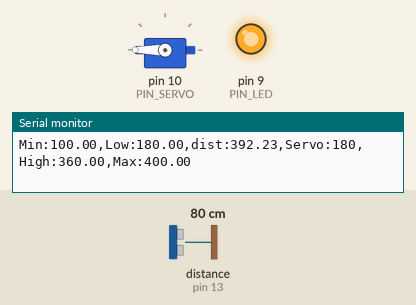
This sketch was run on a simulated Arduino Uno, built with avr-gcc and run on an emulated ATmega328P. On the bench: servo, output pins drawn as LEDs (lit = HIGH), the last lines printed to the serial monitor. Wiring (inferred from the names in the program): ultrasonic range finder: trigger pin 12; echo pin 13. The inputs (shaded band) are chosen by the test bench; at power-on: distance to the obstacle (sensor on pin 13) 80 cm. The echo pulse lasts 58.3 µs per cm; pins used as bus, display or sensor lines are not drawn.

Above: at 1.2 s.
1.3 s: distance to the obstacle (sensor on pin 13) set to 44 cm
2.8 s: distance to the obstacle (sensor on pin 13) set to 36 cm
At 3.7 s:
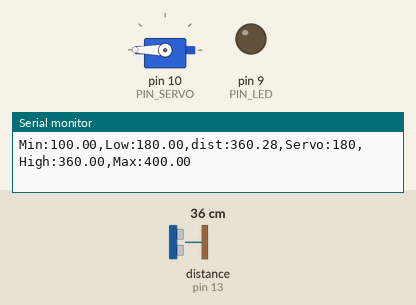
4.3 s: distance to the obstacle (sensor on pin 13) set to 2 cm
At 5.4 s:
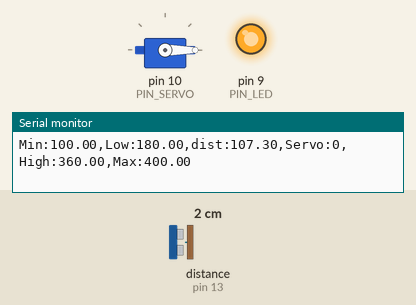
5.9 s: distance to the obstacle (sensor on pin 13) set to 35 cm
At 6.05 s:
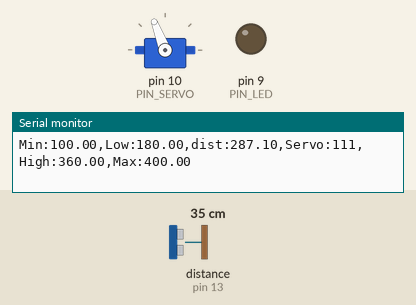
8.9 s: distance to the obstacle (sensor on pin 13) set to 9 cm
At 10.2 s:
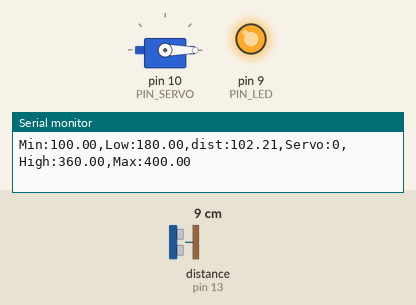
10.5 s: distance to the obstacle (sensor on pin 13) set to 18 cm
At 11.9 s:
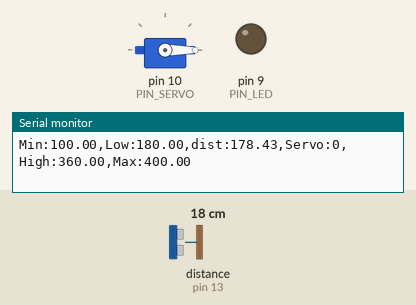
Timing chart, 0 to 13.0 s (numbered marks = the images above; inputs shaded):
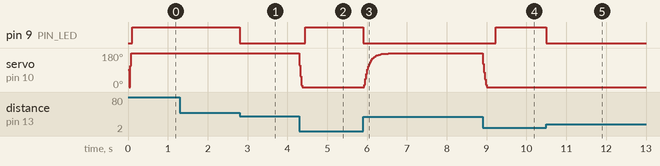

The sketch:

11_example_1.ino
```cpp
#include <Servo.h>

// Arduino pin assignment
#define PIN_LED   9   // LED active-low
#define PIN_TRIG  12  // sonar sensor TRIGGER
#define PIN_ECHO  13  // sonar sensor ECHO
#define PIN_SERVO 10  // servi motor

// configurable parameters for sonar
#define SND_VEL 346.0     // sound velocity at 24 celsius degree (unit: m/sec)
#define INTERVAL 25      // sampling interval (unit: msec)
#define PULSE_DURATION 10 // ultra-sound Pulse Duration (unit: usec)
#define _DIST_MIN 100.0   // minimum distance to be measured (unit: mm)
#define _DIST_MAX 400.0   // maximum distance to be measured (unit: mm)

#define TIMEOUT ((INTERVAL / 2) * 1000.0) // maximum echo waiting time (unit: usec)
#define SCALE (0.001 * 0.5 * SND_VEL) // coefficent to convert duration to distance

#define _EMA_ALPHA 0.2    // EMA weight of new sample (range: 0 to 1)
                          // Setting EMA to 1 effectively disables EMA filter.

// Target Distance
#define _TARGET_LOW  180.0
#define _TARGET_HIGH 360.0

// duty duration for myservo.writeMicroseconds()
// NEEDS TUNING (servo by servo)

#define _DUTY_MIN 500 // servo full clockwise position (0 degree)
#define _DUTY_NEU 1480 // servo neutral position (90 degree)
#define _DUTY_MAX 2500 // servo full counterclockwise position (180 degree)

// global variables
float  dist_ema, dist_prev = _DIST_MAX; // unit: mm
unsigned long last_sampling_time; // unit: ms

Servo myservo;

void setup() {
  // initialize GPIO pins
  pinMode(PIN_LED, OUTPUT);
  pinMode(PIN_TRIG, OUTPUT);  // sonar TRIGGER
  pinMode(PIN_ECHO, INPUT);   // sonar ECHO
  digitalWrite(PIN_TRIG, LOW);  // turn-off Sonar

  myservo.attach(PIN_SERVO);
  myservo.writeMicroseconds(_DUTY_NEU);

  // initialize USS related variables
  dist_prev = _DIST_MIN; // raw distance output from USS (unit: mm)

  // initialize serial port
  Serial.begin(57600);
}

void loop() {
  float  dist_raw;

  // wait until next sampling time.
  if (millis() < (last_sampling_time + INTERVAL))
    return;

  dist_raw = USS_measure(PIN_TRIG, PIN_ECHO); // read distance
  dist_ema = dist_raw * _EMA_ALPHA + (1-_EMA_ALPHA)* dist_ema;

  if (dist_ema < _DIST_MIN) {
    dist_ema = dist_prev;    // Set Lower Value
    digitalWrite(PIN_LED, 1);       // LED OFF
  } else if (dist_ema > _DIST_MAX) {
    dist_ema = dist_prev;    // Set Higher Value
    digitalWrite(PIN_LED, 1);   }     // LED OFF
    else {
    digitalWrite(PIN_LED, 0);
    dist_prev = dist_ema;
    }
  // adjust servo position according to the USS read value
  // add your code here!
  // Use _TARGET_LOW, _TARGTE_HIGH
  if (dist_ema < _TARGET_LOW) {
    myservo.writeMicroseconds(_DUTY_MIN);
  }
  else if (dist_ema > _TARGET_HIGH) {
    myservo.writeMicroseconds(_DUTY_MAX);
  }
  else{
    myservo.writeMicroseconds(map(dist_ema, _TARGET_LOW, _TARGET_HIGH, _DUTY_MIN, _DUTY_MAX));
  }
  // output the distance to the serial port
  Serial.print("Min:");    Serial.print(_DIST_MIN);
  Serial.print(",Low:");   Serial.print(_TARGET_LOW);
  Serial.print(",dist:");  Serial.print(dist_ema);
  Serial.print(",Servo:"); Serial.print(myservo.read());
  Serial.print(",High:");  Serial.print(_TARGET_HIGH);
  Serial.print(",Max:");   Serial.print(_DIST_MAX);
  Serial.println("");

  // update last sampling time
  last_sampling_time += INTERVAL;
}

// get a distance reading from USS. return value is in millimeter.
float USS_measure(int TRIG, int ECHO)
{
  digitalWrite(TRIG, HIGH);
  delayMicroseconds(PULSE_DURATION);
  digitalWrite(TRIG, LOW);

  return pulseIn(ECHO, HIGH, TIMEOUT) * SCALE; // unit: mm

  // Pulse duration to distance conversion example (target distance = 17.3m)
  // - round trip distance: 34.6m
  // - expected pulse duration: 0.1 sec, or 100,000us
  // - pulseIn(ECHO, HIGH, timeout) * 0.001 * 0.5 * SND_VEL
  //        = 100,000 micro*sec * 0.001 milli/micro * 0.5 * 346 meter/sec
  //        = 100,000 * 0.001 * 0.5 * 346 * micro * sec * milli * meter
  //                                        ----------------------------
  //                                         micro * sec
  //        = 100 * 173 milli*meter = 17,300 mm = 17.3m
  // pulseIn() returns microseconds.
}
```

Measured:
- the behaviour switches between 40 and 39 cm on distance to the obstacle (sensor on pin 13) (found by bisection; images 0 and 1)
- after the input at 2.8 s, pin 9 (PIN_LED): HIGH → LOW at once
- after the input at 4.3 s, pin 9 (PIN_LED): LOW → HIGH after 0.15 s; servo on pin 10 (PIN_SERVO): 180° → 0° at once
- after the input at 5.9 s, pin 9 (PIN_LED): HIGH → LOW at once
- after the input at 8.9 s, pin 9 (PIN_LED): LOW → HIGH after 0.33 s
- after the input at 10.5 s, pin 9 (PIN_LED): HIGH → LOW at once
